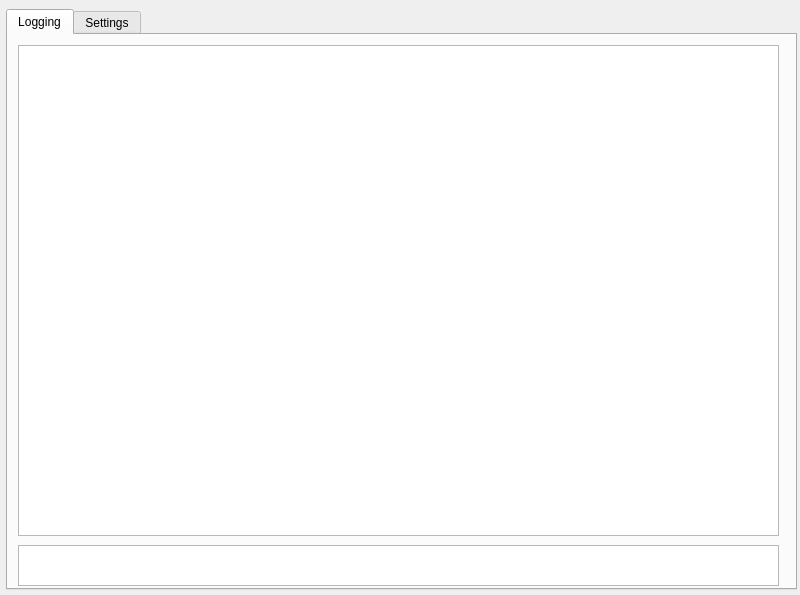
<?xml version="1.0" encoding="UTF-8"?>
<ui version="4.0">
 <class>Console</class>
 <widget class="QMainWindow" name="Console">
  <property name="enabled">
   <bool>true</bool>
  </property>
  <property name="geometry">
   <rect>
    <x>0</x>
    <y>0</y>
    <width>800</width>
    <height>595</height>
   </rect>
  </property>
  <property name="windowTitle">
   <string>Blowbox Console</string>
  </property>
  <widget class="QWidget" name="centralwidget">
   <widget class="QTabWidget" name="tab_widget">
    <property name="enabled">
     <bool>true</bool>
    </property>
    <property name="geometry">
     <rect>
      <x>6</x>
      <y>9</y>
      <width>791</width>
      <height>581</height>
     </rect>
    </property>
    <property name="currentIndex">
     <number>0</number>
    </property>
    <widget class="QWidget" name="tab_logging">
     <attribute name="title">
      <string>Logging</string>
     </attribute>
     <widget class="QTextEdit" name="logging_view">
      <property name="geometry">
       <rect>
        <x>10</x>
        <y>10</y>
        <width>761</width>
        <height>491</height>
       </rect>
      </property>
      <property name="html">
       <string>&lt;!DOCTYPE HTML PUBLIC &quot;-//W3C//DTD HTML 4.0//EN&quot; &quot;http://www.w3.org/TR/REC-html40/strict.dtd&quot;&gt;
&lt;html&gt;&lt;head&gt;&lt;meta name=&quot;qrichtext&quot; content=&quot;1&quot; /&gt;&lt;style type=&quot;text/css&quot;&gt;
p, li { white-space: pre-wrap; }
&lt;/style&gt;&lt;/head&gt;&lt;body style=&quot; font-family:'MS Shell Dlg 2'; font-size:8.25pt; font-weight:400; font-style:normal;&quot;&gt;
&lt;p style=&quot;-qt-paragraph-type:empty; margin-top:0px; margin-bottom:0px; margin-left:0px; margin-right:0px; -qt-block-indent:0; text-indent:0px;&quot;&gt;&lt;br /&gt;&lt;/p&gt;&lt;/body&gt;&lt;/html&gt;</string>
      </property>
     </widget>
     <widget class="QPlainTextEdit" name="input_box">
      <property name="geometry">
       <rect>
        <x>10</x>
        <y>510</y>
        <width>761</width>
        <height>41</height>
       </rect>
      </property>
     </widget>
    </widget>
    <widget class="QWidget" name="tab_settings">
     <attribute name="title">
      <string>Settings</string>
     </attribute>
     <widget class="QWidget" name="verticalLayoutWidget">
      <property name="geometry">
       <rect>
        <x>10</x>
        <y>10</y>
        <width>171</width>
        <height>101</height>
       </rect>
      </property>
      <layout class="QVBoxLayout" name="layout">
       <item>
        <widget class="QLabel" name="label_3">
         <property name="text">
          <string>Number of objects</string>
         </property>
        </widget>
       </item>
       <item>
        <widget class="QLabel" name="label_2">
         <property name="text">
          <string>Frame rate</string>
         </property>
        </widget>
       </item>
       <item>
        <widget class="QLabel" name="label">
         <property name="text">
          <string>Draw calls</string>
         </property>
        </widget>
       </item>
      </layout>
     </widget>
    </widget>
   </widget>
  </widget>
 </widget>
 <resources/>
 <connections/>
</ui>
